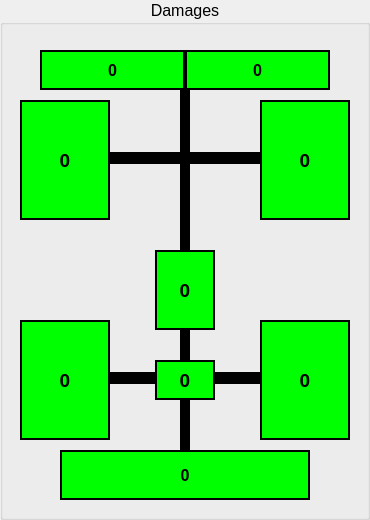
     <widget class="QGroupBox" name="group_damages">
      <property name="sizePolicy">
       <sizepolicy hsizetype="Fixed" vsizetype="Preferred">
        <horstretch>0</horstretch>
        <verstretch>0</verstretch>
       </sizepolicy>
      </property>
      <property name="minimumSize">
       <size>
        <width>370</width>
        <height>520</height>
       </size>
      </property>
      <property name="font">
       <font>
        <pointsize>12</pointsize>
        <weight>50</weight>
        <bold>false</bold>
       </font>
      </property>
      <property name="title">
       <string>Damages</string>
      </property>
      <property name="alignment">
       <set>Qt::AlignHCenter|Qt::AlignTop</set>
      </property>
      <property name="flat">
       <bool>false</bool>
      </property>
      <widget class="QLabel" name="dmg_tyre_fl">
       <property name="geometry">
        <rect>
         <x>20</x>
         <y>100</y>
         <width>90</width>
         <height>120</height>
        </rect>
       </property>
       <property name="sizePolicy">
        <sizepolicy hsizetype="Fixed" vsizetype="Fixed">
         <horstretch>0</horstretch>
         <verstretch>0</verstretch>
        </sizepolicy>
       </property>
       <property name="font">
        <font>
         <family>Arial</family>
         <pointsize>14</pointsize>
         <weight>75</weight>
         <bold>true</bold>
        </font>
       </property>
       <property name="autoFillBackground">
        <bool>false</bool>
       </property>
       <property name="styleSheet">
        <string notr="true">background-color: hsv(120, 255, 255)</string>
       </property>
       <property name="frameShape">
        <enum>QFrame::Box</enum>
       </property>
       <property name="frameShadow">
        <enum>QFrame::Plain</enum>
       </property>
       <property name="lineWidth">
        <number>2</number>
       </property>
       <property name="text">
        <string>0</string>
       </property>
       <property name="scaledContents">
        <bool>false</bool>
       </property>
       <property name="alignment">
        <set>Qt::AlignCenter</set>
       </property>
      </widget>
      <widget class="QLabel" name="dmg_tyre_rl">
       <property name="geometry">
        <rect>
         <x>20</x>
         <y>320</y>
         <width>90</width>
         <height>120</height>
        </rect>
       </property>
       <property name="sizePolicy">
        <sizepolicy hsizetype="Fixed" vsizetype="Fixed">
         <horstretch>0</horstretch>
         <verstretch>0</verstretch>
        </sizepolicy>
       </property>
       <property name="font">
        <font>
         <pointsize>14</pointsize>
         <weight>75</weight>
         <bold>true</bold>
        </font>
       </property>
       <property name="styleSheet">
        <string notr="true">background-color: hsv(120, 255, 255)</string>
       </property>
       <property name="frameShape">
        <enum>QFrame::Box</enum>
       </property>
       <property name="lineWidth">
        <number>2</number>
       </property>
       <property name="text">
        <string>0</string>
       </property>
       <property name="alignment">
        <set>Qt::AlignCenter</set>
       </property>
      </widget>
      <widget class="QLabel" name="dmg_wing_fr">
       <property name="geometry">
        <rect>
         <x>185</x>
         <y>50</y>
         <width>145</width>
         <height>40</height>
        </rect>
       </property>
       <property name="sizePolicy">
        <sizepolicy hsizetype="Fixed" vsizetype="Fixed">
         <horstretch>0</horstretch>
         <verstretch>0</verstretch>
        </sizepolicy>
       </property>
       <property name="font">
        <font>
         <pointsize>12</pointsize>
         <weight>75</weight>
         <bold>true</bold>
        </font>
       </property>
       <property name="styleSheet">
        <string notr="true">background-color: hsv(120, 255, 255)</string>
       </property>
       <property name="frameShape">
        <enum>QFrame::Box</enum>
       </property>
       <property name="lineWidth">
        <number>2</number>
       </property>
       <property name="text">
        <string>0</string>
       </property>
       <property name="alignment">
        <set>Qt::AlignCenter</set>
       </property>
      </widget>
      <widget class="QLabel" name="dmg_engine">
       <property name="geometry">
        <rect>
         <x>155</x>
         <y>250</y>
         <width>60</width>
         <height>80</height>
        </rect>
       </property>
       <property name="sizePolicy">
        <sizepolicy hsizetype="Fixed" vsizetype="Fixed">
         <horstretch>0</horstretch>
         <verstretch>0</verstretch>
        </sizepolicy>
       </property>
       <property name="font">
        <font>
         <pointsize>14</pointsize>
         <weight>75</weight>
         <bold>true</bold>
        </font>
       </property>
       <property name="styleSheet">
        <string notr="true">background-color: hsv(120, 255, 255)</string>
       </property>
       <property name="frameShape">
        <enum>QFrame::Box</enum>
       </property>
       <property name="lineWidth">
        <number>2</number>
       </property>
       <property name="text">
        <string>0</string>
       </property>
       <property name="alignment">
        <set>Qt::AlignCenter</set>
       </property>
      </widget>
      <widget class="QLabel" name="dmg_tyre_fr">
       <property name="geometry">
        <rect>
         <x>260</x>
         <y>100</y>
         <width>90</width>
         <height>120</height>
        </rect>
       </property>
       <property name="sizePolicy">
        <sizepolicy hsizetype="Fixed" vsizetype="Fixed">
         <horstretch>0</horstretch>
         <verstretch>0</verstretch>
        </sizepolicy>
       </property>
       <property name="font">
        <font>
         <pointsize>14</pointsize>
         <weight>75</weight>
         <bold>true</bold>
        </font>
       </property>
       <property name="styleSheet">
        <string notr="true">background-color: hsv(120, 255, 255)</string>
       </property>
       <property name="frameShape">
        <enum>QFrame::Box</enum>
       </property>
       <property name="lineWidth">
        <number>2</number>
       </property>
       <property name="text">
        <string>0</string>
       </property>
       <property name="alignment">
        <set>Qt::AlignCenter</set>
       </property>
      </widget>
      <widget class="QLabel" name="dmg_wing_fl">
       <property name="geometry">
        <rect>
         <x>40</x>
         <y>50</y>
         <width>145</width>
         <height>40</height>
        </rect>
       </property>
       <property name="sizePolicy">
        <sizepolicy hsizetype="Fixed" vsizetype="Fixed">
         <horstretch>0</horstretch>
         <verstretch>0</verstretch>
        </sizepolicy>
       </property>
       <property name="font">
        <font>
         <pointsize>12</pointsize>
         <weight>75</weight>
         <bold>true</bold>
        </font>
       </property>
       <property name="styleSheet">
        <string notr="true">background-color: hsv(120, 255, 255)</string>
       </property>
       <property name="frameShape">
        <enum>QFrame::Box</enum>
       </property>
       <property name="lineWidth">
        <number>2</number>
       </property>
       <property name="text">
        <string>0</string>
       </property>
       <property name="alignment">
        <set>Qt::AlignCenter</set>
       </property>
      </widget>
      <widget class="QLabel" name="dmg_tyre_rr">
       <property name="geometry">
        <rect>
         <x>260</x>
         <y>320</y>
         <width>90</width>
         <height>120</height>
        </rect>
       </property>
       <property name="sizePolicy">
        <sizepolicy hsizetype="Fixed" vsizetype="Fixed">
         <horstretch>0</horstretch>
         <verstretch>0</verstretch>
        </sizepolicy>
       </property>
       <property name="font">
        <font>
         <pointsize>14</pointsize>
         <weight>75</weight>
         <bold>true</bold>
        </font>
       </property>
       <property name="styleSheet">
        <string notr="true">background-color: hsv(120, 255, 255)</string>
       </property>
       <property name="frameShape">
        <enum>QFrame::Box</enum>
       </property>
       <property name="lineWidth">
        <number>2</number>
       </property>
       <property name="text">
        <string>0</string>
       </property>
       <property name="alignment">
        <set>Qt::AlignCenter</set>
       </property>
      </widget>
      <widget class="QLabel" name="dmg_wing_rear">
       <property name="geometry">
        <rect>
         <x>60</x>
         <y>450</y>
         <width>250</width>
         <height>50</height>
        </rect>
       </property>
       <property name="sizePolicy">
        <sizepolicy hsizetype="Fixed" vsizetype="Fixed">
         <horstretch>0</horstretch>
         <verstretch>0</verstretch>
        </sizepolicy>
       </property>
       <property name="font">
        <font>
         <pointsize>12</pointsize>
         <weight>75</weight>
         <bold>true</bold>
        </font>
       </property>
       <property name="styleSheet">
        <string notr="true">background-color: hsv(120, 255, 255)</string>
       </property>
       <property name="frameShape">
        <enum>QFrame::Box</enum>
       </property>
       <property name="lineWidth">
        <number>2</number>
       </property>
       <property name="text">
        <string>0</string>
       </property>
       <property name="alignment">
        <set>Qt::AlignCenter</set>
       </property>
      </widget>
      <widget class="QLabel" name="dmg_gearbox">
       <property name="geometry">
        <rect>
         <x>155</x>
         <y>360</y>
         <width>60</width>
         <height>40</height>
        </rect>
       </property>
       <property name="sizePolicy">
        <sizepolicy hsizetype="Fixed" vsizetype="Fixed">
         <horstretch>0</horstretch>
         <verstretch>0</verstretch>
        </sizepolicy>
       </property>
       <property name="font">
        <font>
         <pointsize>14</pointsize>
         <weight>75</weight>
         <bold>true</bold>
        </font>
       </property>
       <property name="styleSheet">
        <string notr="true">background-color: hsv(120, 255, 255)</string>
       </property>
       <property name="frameShape">
        <enum>QFrame::Box</enum>
       </property>
       <property name="lineWidth">
        <number>2</number>
       </property>
       <property name="text">
        <string>0</string>
       </property>
       <property name="alignment">
        <set>Qt::AlignCenter</set>
       </property>
      </widget>
      <widget class="Line" name="line_2">
       <property name="geometry">
        <rect>
         <x>175</x>
         <y>70</y>
         <width>20</width>
         <height>401</height>
        </rect>
       </property>
       <property name="sizePolicy">
        <sizepolicy hsizetype="Fixed" vsizetype="Fixed">
         <horstretch>0</horstretch>
         <verstretch>0</verstretch>
        </sizepolicy>
       </property>
       <property name="frameShadow">
        <enum>QFrame::Plain</enum>
       </property>
       <property name="lineWidth">
        <number>10</number>
       </property>
       <property name="midLineWidth">
        <number>10</number>
       </property>
       <property name="orientation">
        <enum>Qt::Vertical</enum>
       </property>
      </widget>
      <widget class="Line" name="line_4">
       <property name="geometry">
        <rect>
         <x>60</x>
         <y>150</y>
         <width>241</width>
         <height>16</height>
        </rect>
       </property>
       <property name="sizePolicy">
        <sizepolicy hsizetype="Fixed" vsizetype="Fixed">
         <horstretch>0</horstretch>
         <verstretch>0</verstretch>
        </sizepolicy>
       </property>
       <property name="frameShadow">
        <enum>QFrame::Plain</enum>
       </property>
       <property name="lineWidth">
        <number>12</number>
       </property>
       <property name="midLineWidth">
        <number>12</number>
       </property>
       <property name="orientation">
        <enum>Qt::Horizontal</enum>
       </property>
      </widget>
      <widget class="Line" name="line_5">
       <property name="geometry">
        <rect>
         <x>60</x>
         <y>370</y>
         <width>231</width>
         <height>16</height>
        </rect>
       </property>
       <property name="sizePolicy">
        <sizepolicy hsizetype="Fixed" vsizetype="Fixed">
         <horstretch>0</horstretch>
         <verstretch>0</verstretch>
        </sizepolicy>
       </property>
       <property name="frameShadow">
        <enum>QFrame::Plain</enum>
       </property>
       <property name="lineWidth">
        <number>12</number>
       </property>
       <property name="midLineWidth">
        <number>12</number>
       </property>
       <property name="orientation">
        <enum>Qt::Horizontal</enum>
       </property>
      </widget>
      <zorder>line_4</zorder>
      <zorder>line_5</zorder>
      <zorder>line_2</zorder>
      <zorder>dmg_tyre_fl</zorder>
      <zorder>dmg_tyre_rl</zorder>
      <zorder>dmg_wing_fr</zorder>
      <zorder>dmg_engine</zorder>
      <zorder>dmg_tyre_fr</zorder>
      <zorder>dmg_wing_fl</zorder>
      <zorder>dmg_tyre_rr</zorder>
      <zorder>dmg_wing_rear</zorder>
      <zorder>dmg_gearbox</zorder>
     </widget>
